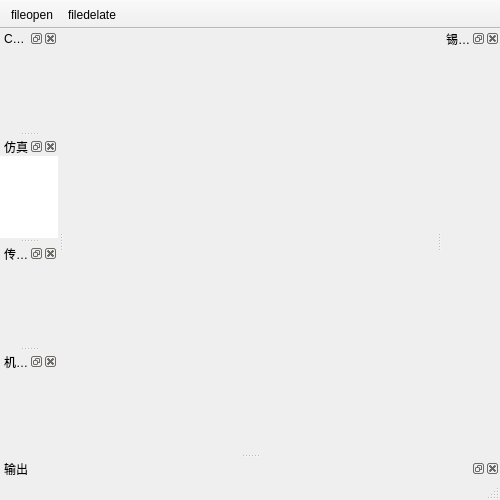
<?xml version="1.0" encoding="UTF-8"?>
<ui version="4.0">
 <class>MainWindow</class>
 <widget class="QMainWindow" name="MainWindow">
  <property name="geometry">
   <rect>
    <x>0</x>
    <y>0</y>
    <width>500</width>
    <height>500</height>
   </rect>
  </property>
  <property name="windowTitle">
   <string>MainWindow</string>
  </property>
  <widget class="QWidget" name="centralWidget"/>
  <widget class="QMenuBar" name="menuBar">
   <property name="geometry">
    <rect>
     <x>0</x>
     <y>0</y>
     <width>500</width>
     <height>23</height>
    </rect>
   </property>
  </widget>
  <widget class="QToolBar" name="mainToolBar">
   <property name="movable">
    <bool>false</bool>
   </property>
   <property name="iconSize">
    <size>
     <width>24</width>
     <height>24</height>
    </size>
   </property>
   <property name="floatable">
    <bool>true</bool>
   </property>
   <attribute name="toolBarArea">
    <enum>TopToolBarArea</enum>
   </attribute>
   <attribute name="toolBarBreak">
    <bool>false</bool>
   </attribute>
   <addaction name="actionfileopen"/>
   <addaction name="actionfiledelate"/>
  </widget>
  <widget class="QStatusBar" name="statusBar"/>
  <widget class="QDockWidget" name="dockWidget_1">
   <property name="windowTitle">
    <string>COIN3d视图</string>
   </property>
   <attribute name="dockWidgetArea">
    <number>1</number>
   </attribute>
   <widget class="QWidget" name="dockWidgetContents"/>
  </widget>
  <widget class="QDockWidget" name="dockWidget_2">
   <property name="windowTitle">
    <string>仿真</string>
   </property>
   <attribute name="dockWidgetArea">
    <number>1</number>
   </attribute>
   <widget class="QWidget" name="dockWidgetContents_2">
    <widget class="QTableView" name="tableView">
     <property name="geometry">
      <rect>
       <x>-10</x>
       <y>-20</y>
       <width>256</width>
       <height>192</height>
      </rect>
     </property>
    </widget>
   </widget>
  </widget>
  <widget class="QDockWidget" name="dockWidget_4">
   <property name="floating">
    <bool>false</bool>
   </property>
   <property name="windowTitle">
    <string>传感器数据</string>
   </property>
   <attribute name="dockWidgetArea">
    <number>1</number>
   </attribute>
   <widget class="QWidget" name="dockWidgetContents_4"/>
  </widget>
  <widget class="QDockWidget" name="dockWidget_5">
   <property name="floating">
    <bool>false</bool>
   </property>
   <property name="features">
    <set>QDockWidget::AllDockWidgetFeatures</set>
   </property>
   <property name="windowTitle">
    <string>输出</string>
   </property>
   <attribute name="dockWidgetArea">
    <number>8</number>
   </attribute>
   <widget class="QWidget" name="dockWidgetContents_5">
    <widget class="QWidget" name="verticalLayoutWidget">
     <property name="geometry">
      <rect>
       <x>50</x>
       <y>0</y>
       <width>160</width>
       <height>112</height>
      </rect>
     </property>
     <layout class="QVBoxLayout" name="verticalLayout">
      <item>
       <widget class="QPushButton" name="pushButton_2">
        <property name="text">
         <string>hello</string>
        </property>
       </widget>
      </item>
      <item>
       <widget class="QPushButton" name="pushButton">
        <property name="text">
         <string>hello</string>
        </property>
       </widget>
      </item>
      <item>
       <widget class="QPushButton" name="pushButton_3">
        <property name="text">
         <string>hello</string>
        </property>
       </widget>
      </item>
      <item>
       <widget class="QPushButton" name="pushButton_4">
        <property name="text">
         <string>hello</string>
        </property>
       </widget>
      </item>
     </layout>
    </widget>
   </widget>
  </widget>
  <widget class="QDockWidget" name="dockWidget_6">
   <property name="windowTitle">
    <string>锡焊功能区</string>
   </property>
   <attribute name="dockWidgetArea">
    <number>2</number>
   </attribute>
   <widget class="QWidget" name="dockWidgetContents_6"/>
  </widget>
  <widget class="QDockWidget" name="dockWidget_3">
   <property name="windowTitle">
    <string>机器人通讯区</string>
   </property>
   <attribute name="dockWidgetArea">
    <number>1</number>
   </attribute>
   <widget class="QWidget" name="dockWidgetContents_3"/>
  </widget>
  <action name="actionfileopen">
   <property name="icon">
    <iconset resource="resource.qrc">
     <normaloff>:/rec/Add_File.png</normaloff>
     <normalon>:/rec/Add_File.png</normalon>:/rec/Add_File.png</iconset>
   </property>
   <property name="text">
    <string>fileopen</string>
   </property>
  </action>
  <action name="actionfiledelate">
   <property name="icon">
    <iconset resource="resource.qrc">
     <normaloff>:/rec/Delete_File.png</normaloff>
     <normalon>rec/Delete_File.png</normalon>:/rec/Delete_File.png</iconset>
   </property>
   <property name="text">
    <string>filedelate</string>
   </property>
  </action>
  <zorder>dockWidget_6</zorder>
 </widget>
 <layoutdefault spacing="6" margin="11"/>
 <resources>
  <include location="resource.qrc"/>
 </resources>
 <connections/>
</ui>
